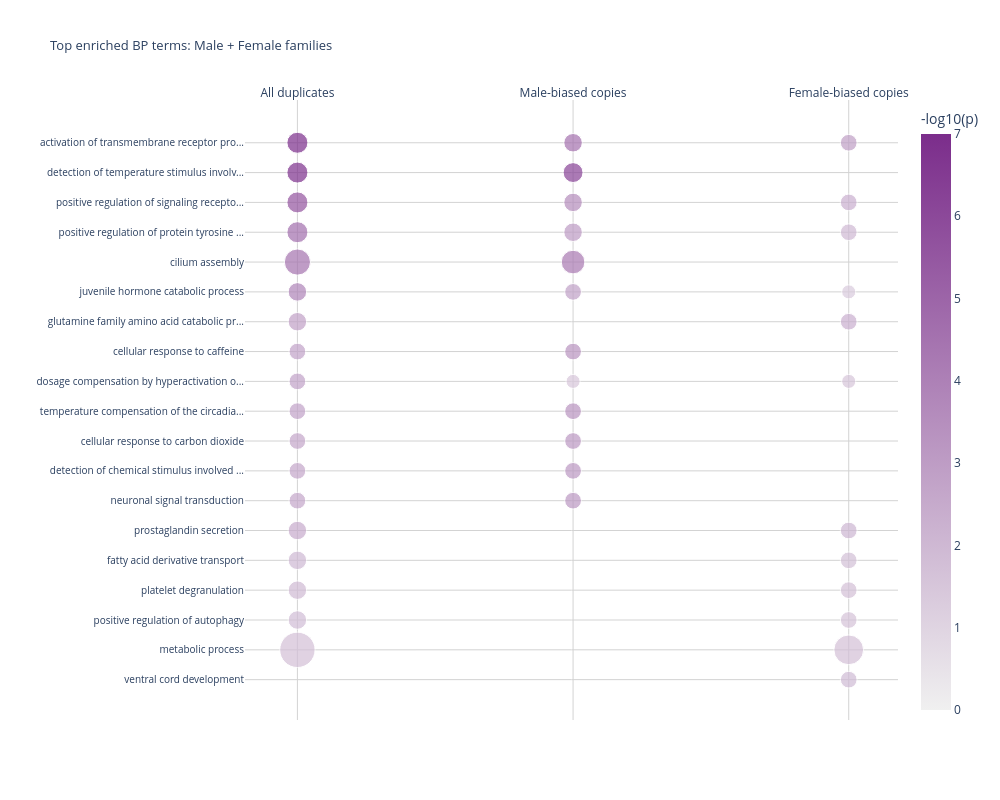

Notebook source saved alongside this figure:
### Markdown cell above
Top BP terms for Male + Female families
All duplicates | Male-biasde copies | Female-biased copies

### Code cell
mf_bp = df[
    (df["category"] == "Male + Female") &
    (df["ontology"] == "BP")
].copy()

mf_bp["Direction_label"] = mf_bp["description_set"].map({
    "MaleFemale_all":          "All duplicates",
    "MaleFemale_maleCopies":   "Male-biased copies",
    "MaleFemale_femaleCopies": "Female-biased copies"
})

# Top 10 per direction independently, ordered by significance
top_terms_per_direction = (
    mf_bp.sort_values("weight01")
    .groupby("Direction_label")
    .head(10)
)

# Union of all selected GO IDs for filtering
top_go_ids = set(top_terms_per_direction["GO.ID"])

mf_bp_plot = mf_bp[mf_bp["GO.ID"].isin(top_go_ids)].copy()
mf_bp_plot["Term_short"] = mf_bp_plot["Term"].str[:120]

# Y-axis order: by significance in All duplicates, then others
all_order = (
    mf_bp_plot[mf_bp_plot["Direction_label"] == "All duplicates"]
    .sort_values("weight01")["Term_short"]
    .tolist()
)
male_only = (
    mf_bp_plot[
        (mf_bp_plot["Direction_label"] == "Male-biased copies") &
        (~mf_bp_plot["Term_short"].isin(all_order))
    ]
    .sort_values("weight01")["Term_short"]
    .tolist()
)
female_only = (
    mf_bp_plot[
        (mf_bp_plot["Direction_label"] == "Female-biased copies") &
        (~mf_bp_plot["Term_short"].isin(all_order + male_only))
    ]
    .sort_values("weight01")["Term_short"]
    .tolist()
)

y_order = all_order + male_only + female_only

# Local size columns, sqrt gradient for the 2-40 range
# sqrt(2)=1.4, sqrt(10)=3.2, sqrt(20)=4.5, sqrt(40)=6.3
mf_bp_plot["size_local"] = np.sqrt(mf_bp_plot["Significant"])

fig = px.scatter(
    mf_bp_plot,
    x="Direction_label",
    y="Term_short",
    size="size_local",
    color="neg_log10_p",
    color_continuous_scale=SCALE_MF,
    range_color=[0, 7],
    size_max=25,
    category_orders={
        "Term_short": y_order,
        "Direction_label": ["All duplicates", "Male-biased copies", "Female-biased copies"]
    },
    labels={
        "neg_log10_p": "-log10(p)",
        "Significant": "Observed genes",
        "Direction_label": "",
        "Term_short": ""
    },
    title="Top enriched BP terms: Male + Female families",
    hover_data={"Significant": True, "size_local": False}
)


fig.update_layout(
    width=1000,
    height=800,
    font=dict(size=12),
    title=dict(font=dict(size=13)),
    plot_bgcolor="white",
    paper_bgcolor="white",
    coloraxis_colorbar=dict(title="-log10(p)"),
    xaxis=dict(side="top"),
)

fig.update_xaxes(showgrid=True, gridcolor="lightgrey")
fig.update_yaxes(showgrid=True, gridcolor="lightgrey", tickfont=dict(size=10))

fig.show()

### Figure 1 — Plotly figure (JSON) as saved in the notebook; plotly's stock layout.template omitted (floating-point values rounded to 4 significant figures)
{"data": [{"customdata": [[5.0, 2.236], [5.0, 2.236], [5.0, 2.236], [5.0, 2.236], [12.0, 3.464], [3.0, 1.732], [3.0, 1.732], [2.0, 1.414], [2.0, 1.414], [2.0, 1.414], [2.0, 1.414], [2.0, 1.414], [2.0, 1.414], [3.0, 1.732], [3.0, 1.732], [3.0, 1.732], [3.0, 1.732], [40.0, 6.325], [4.0, 2.0], [3.0, 1.732], [8.0, 2.828], [3.0, 1.732], [2.0, 1.414], [2.0, 1.414], [2.0, 1.414], [2.0, 1.414], [2.0, 1.414], [3.0, 1.732], [2.0, 1.414], [1.0, 1.0], [2.0, 1.414], [2.0, 1.414], [2.0, 1.414], [2.0, 1.414], [2.0, 1.414], [2.0, 1.414], [2.0, 1.414], [20.0, 4.472], [2.0, 1.414], [2.0, 1.414], [1.0, 1.0], [1.0, 1.0]], "hovertemplate": "=%{y}<br>Observed genes=%{customdata[0]}<br>-log10(p)=%{marker.color}<extra></extra>", "legendgroup": "", "marker": {"color": [7.31, 6.886, 5.585, 4.678, 4.495, 3.886, 2.821, 2.79, 2.79, 2.79, 2.648, 2.648, 2.648, 2.469, 2.013, 1.931, 1.83, 1.745, 6.194, 4.553, 4.268, 3.602, 3.319, 3.319, 3.174, 3.174, 3.174, 3.066, 2.845, 1.464, 2.921, 2.319, 2.319, 2.081, 1.971, 1.9, 1.77, 1.754, 1.712, 1.644, 1.545, 1.327], "coloraxis": "coloraxis", "size": [2.236, 2.236, 2.236, 2.236, 3.464, 1.732, 1.732, 1.414, 1.414, 1.414, 1.414, 1.414, 1.414, 1.732, 1.732, 1.732, 1.732, 6.325, 2.0, 1.732, 2.828, 1.732, 1.414, 1.414, 1.414, 1.414, 1.414, 1.732, 1.414, 1.0, 1.414, 1.414, 1.414, 1.414, 1.414, 1.414, 1.414, 4.472, 1.414, 1.414, 1.0, 1.0], "sizemode": "area", "sizeref": 0.01012, "symbol": "circle"}, "mode": "markers", "name": "", "orientation": "v", "showlegend": false, "type": "scatter", "x": ["All duplicates", "All duplicates", "All duplicates", "All duplicates", "All duplicates", "All duplicates", "All duplicates", "All duplicates", "All duplicates", "All duplicates", "All duplicates", "All duplicates", "All duplicates", "All duplicates", "All duplicates", "All duplicates", "All duplicates", "All duplicates", "Male-biased copies", "Male-biased copies", "Male-biased copies", "Male-biased copies", "Male-biased copies", "Male-biased copies", "Male-biased copies", "Male-biased copies", "Male-biased copies", "Male-biased copies", "Male-biased copies", "Male-biased copies", "Female-biased copies", "Female-biased copies", "Female-biased copies", "Female-biased copies", "Female-biased copies", "Female-biased copies", "Female-biased copies", "Female-biased copies", "Female-biased copies", "Female-biased copies", "Female-biased copies", "Female-biased copies"], "xaxis": "x", "y": ["activation of transmembrane receptor pro...", "detection of temperature stimulus involv...", "positive regulation of signaling recepto...", "positive regulation of protein tyrosine ...", "cilium assembly", "juvenile hormone catabolic process", "glutamine family amino acid catabolic pr...", "cellular response to caffeine", "dosage compensation by hyperactivation o...", "temperature compensation of the circadia...", "cellular response to carbon dioxide", "detection of chemical stimulus involved ...", "neuronal signal transduction", "prostaglandin secretion", "fatty acid derivative transport", "platelet degranulation", "positive regulation of autophagy", "metabolic process", "detection of temperature stimulus involv...", "activation of transmembrane receptor pro...", "cilium assembly", "positive regulation of signaling recepto...", "cellular response to caffeine", "temperature compensation of the circadia...", "cellular response to carbon dioxide", "detection of chemical stimulus involved ...", "neuronal signal transduction", "positive regulation of protein tyrosine ...", "juvenile hormone catabolic process", "dosage compensation by hyperactivation o...", "activation of transmembrane receptor pro...", "glutamine family amino acid catabolic pr...", "positive regulation of signaling recepto...", "prostaglandin secretion", "positive regulation of protein tyrosine ...", "ventral cord development", "fatty acid derivative transport", "metabolic process", "platelet degranulation", "positive regulation of autophagy", "dosage compensation by hyperactivation o...", "juvenile hormone catabolic process"], "yaxis": "y"}], "layout": {"coloraxis": {"cmax": 7, "cmin": 0, "colorbar": {"title": {"text": "-log10(p)"}}, "colorscale": [[0, "#F0F0F0"], [1, "#7B2D8B"]]}, "font": {"size": 12}, "height": 800, "legend": {"itemsizing": "constant", "tracegroupgap": 0}, "paper_bgcolor": "white", "plot_bgcolor": "white", "title": {"font": {"size": 13}, "text": "Top enriched BP terms: Male + Female families"}, "width": 1000, "xaxis": {"anchor": "y", "categoryarray": ["All duplicates", "Male-biased copies", "Female-biased copies"], "categoryorder": "array", "domain": [0, 1], "gridcolor": "lightgrey", "showgrid": true, "side": "top", "title": {"text": ""}}, "yaxis": {"anchor": "x", "categoryarray": ["ventral cord development", "metabolic process", "positive regulation of autophagy", "platelet degranulation", "fatty acid derivative transport", "prostaglandin secretion", "neuronal signal transduction", "detection of chemical stimulus involved ...", "cellular response to carbon dioxide", "temperature compensation of the circadia...", "dosage compensation by hyperactivation o...", "cellular response to caffeine", "glutamine family amino acid catabolic pr...", "juvenile hormone catabolic process", "cilium assembly", "positive regulation of protein tyrosine ...", "positive regulation of signaling recepto...", "detection of temperature stimulus involv...", "activation of transmembrane receptor pro..."], "categoryorder": "array", "domain": [0, 1], "gridcolor": "lightgrey", "showgrid": true, "tickfont": {"size": 10}, "title": {"text": ""}}}}
